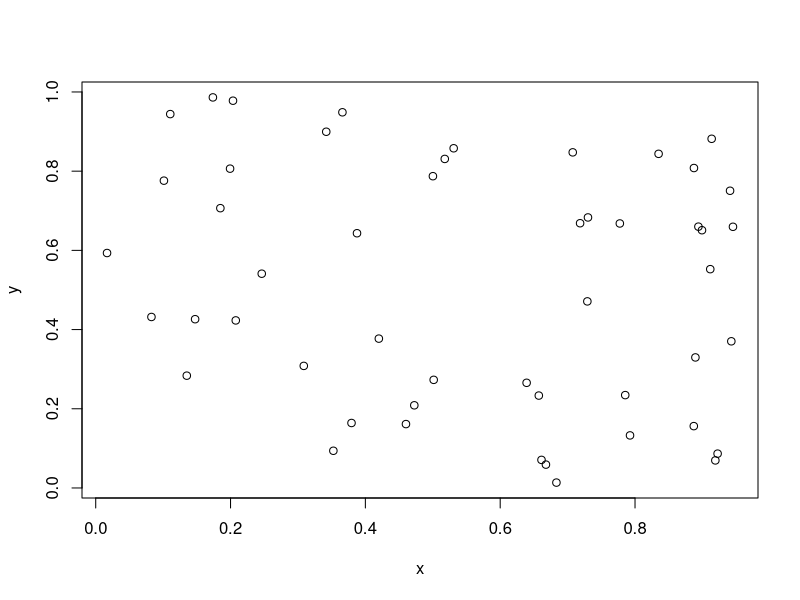
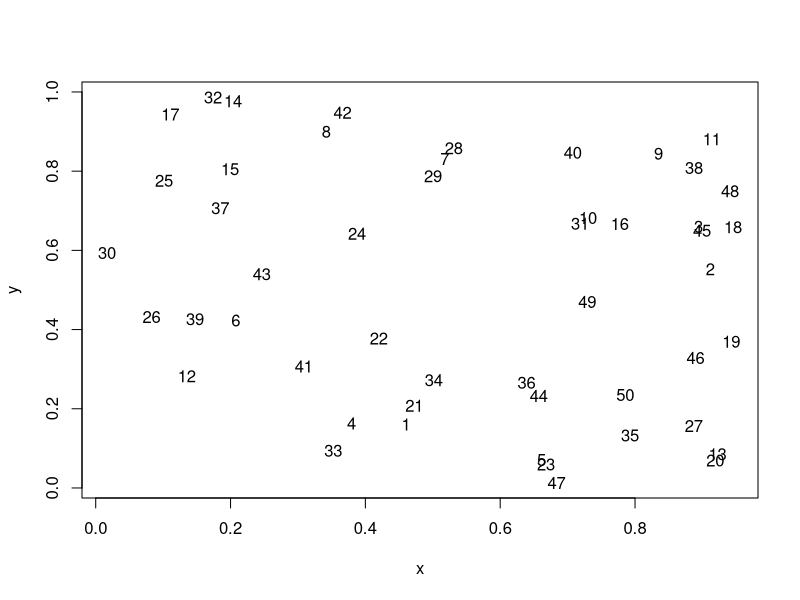

The R source for these figures, in order: (Note: this script raises an error after producing the figures.)
x <- runif(50)
y <- runif(50)
x
y
data <- cbind(x,y)
data

plot(data)
plot(data, type = "n")
text(data, rownames(data))

km <- kmeans(data,5)
str(km)
km <- kmeans.ani(data, 5)
km$centers
